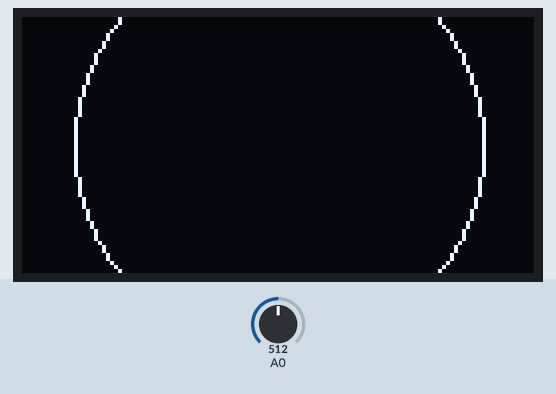
The sketch below on a simulated Arduino Uno, built with avr-gcc and run on an emulated ATmega328P. Shown: 128×64 one-colour display. The inputs (shaded band) are chosen by the test bench; at power-on: A0 = 512. What the sketch prints to the serial monitor is not drawn.

Above: at 1.2 s.
1.3 s: A0 set to 716
At 1.9 s:
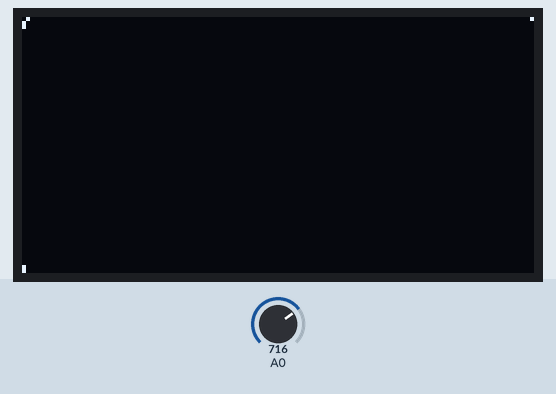
2.9 s: A0 set to 306
At 3.9 s:
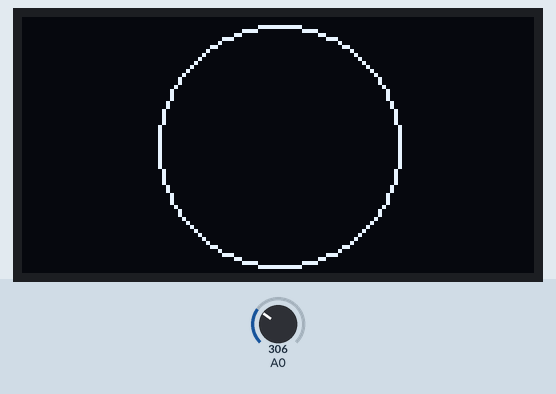
4.6 s: A0 set to 122
At 5.9 s:
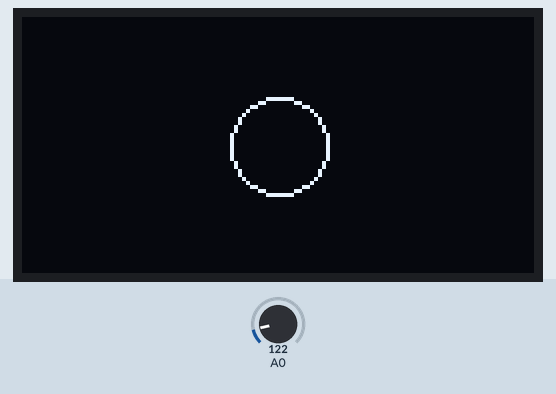
6.3 s: A0 set to 54
At 7.1 s:
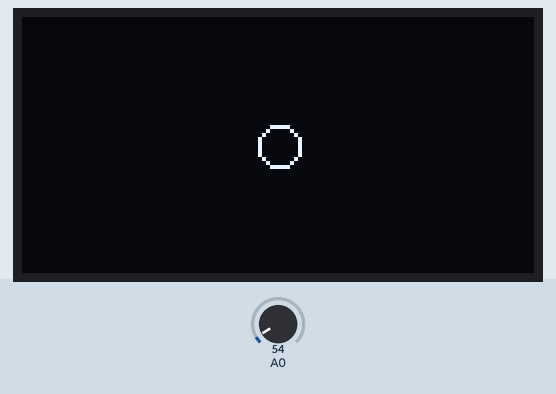
8.0 s: A0 set to 45
At 9.0 s:
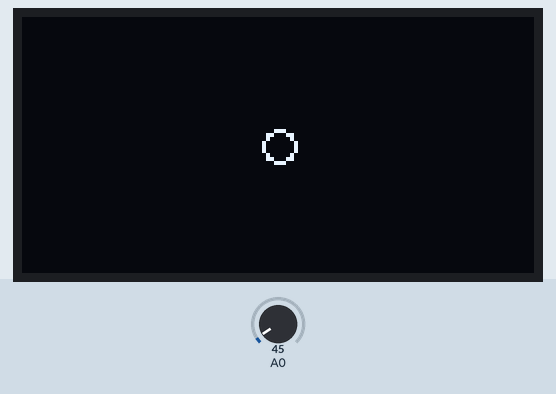
Timing chart, 0 to 10.6 s (numbered marks = the images above; inputs shaded):
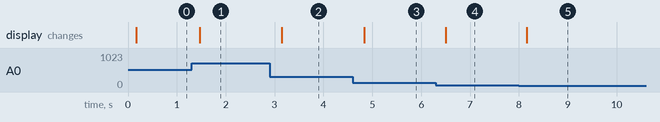

Measured:
- after the input at 1.3 s, the display: changes after 0.16 s (image 1)
- after the input at 2.9 s, the display: changes after 0.25 s (image 2)
- after the input at 4.6 s, the display: changes after 0.24 s (image 3)
- after the input at 6.3 s, the display: changes after 0.20 s (image 4)
- after the input at 8.0 s, the display: changes after 0.16 s (image 5)

The sketch:

artbot__2016-05-03_photo-resistor.ino
```cpp
#include <Wire.h>    // these are all the libraries we need for working with our screen.
#include <SPI.h>
#include <Adafruit_SSD1306.h>
#include <Adafruit_GFX.h>

#define OLED_RESET 4                  // here we get the screen ready for sending instructions to using the libraries above
Adafruit_SSD1306 display(OLED_RESET);


void setup(void) {
	display.begin(SSD1306_SWITCHCAPVCC, 0x3C);  // tell the Arduino that our little OLED screen is 128 x 64 pixels
	display.clearDisplay();
	Serial.begin(9600); // This allows the Arduino to send info back to the computer, for debugging
}

int photocellReading = 0;

void loop(void) {
	photocellReading = analogRead(0); // make sure that your photoresistor is connected to pin 0

	Serial.print("Analog reading = ");
	Serial.println(photocellReading); // the raw analog reading

	display.clearDisplay();
	display.drawCircle(64, 32, photocellReading / 10,1 );

	delay(100);
	display.display();
}
```
